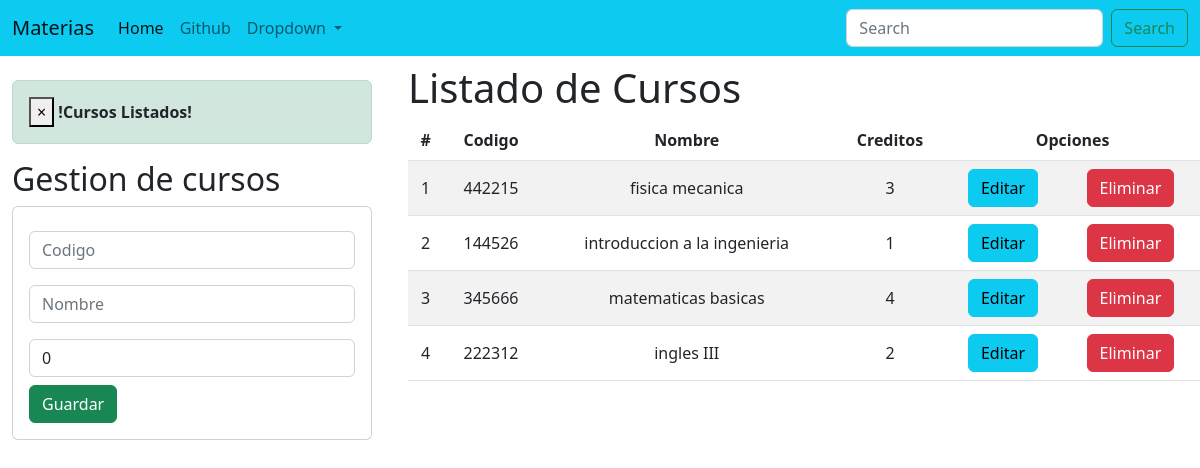
The page / on the database its author committed.
### aplicaciones/academico/models.py (models this page shows, shortened)
class Curso(models.Model):
    codigo = models.CharField(primary_key=True, max_length=6)
    nombre = models.CharField(max_length=50)
    creditos = models.PositiveIntegerField()

### aplicaciones/academico/views.py (the view)
# urls.py: 2. Add a URL to urlpatterns:  path('', views.home, name='home')
def home(request):
    cursos_listados = Curso.objects.all()
    messages.success(request, '!Cursos Listados!')
    return render(request, 'gestionCursos.html', {'cursos': cursos_listados})

### aplicaciones/academico/templates/gestionCursos.html (shortened to what this page needs)
{% extends "./base.html" %}
{% block body %}
<div class="row">
    <div class="col-sm-12 col-md-6 col-lg-4 col-xl-4 py-4 px-4">
        {% if messages %}
            {% for m in messages %}
                <div class="alert alert-dimissible alert-success">
                    <button type="button" class="close" data-dismiss="alert">&times;</button>
                    <strong class="text-dark">{{m}}</strong>
                </div>
            {% endfor %}
        {% endif %}
        <h2>Gestion de cursos</h2>
        <div class="card">
            <div class="card-body">
                <form action="/registrarCurso/" method="POST">{% csrf_token %}
                    <div class="form-group py-2">
                        <input type="text" id="txtCodigo" name="txtCodigo" class="form-control" placeholder="Codigo"
                        minlength="6" maxlength="6" required>
                    </div>
                    <div class="form-group py-2">
                        <input type="text" id="txtNombre" name="txtNombre" class="form-control" placeholder="Nombre"
                        maxlength="50" required>
                    </div>
                    <div class="form-group py-2">
                        <input type="text" id="numCreditos" name="numCreditos" class="form-control" placeholder="Creditos"
                        min="0" max="9" value="0" required>
                    </div>
                    <div class="form-group">
                        <button type="submit" class="btn btn-success btn-block text-white">Guardar</button>
                    </div>
                </form>
            </div>
        </div>
    </div>
    <div class="col-sm-12 col-md-6 col-lg-8 col-xl-8">
        <div class="table-response py-2">
            <table class="table table-striped">
                <thead>
                    <tr>
                        <th>#</th>
                        <th>Codigo</th>
                        <th>Nombre</th>
                        <th>Creditos</th>
                        <th colspan="2">Opciones</th>
                    </tr>
                </thead>
                <tbody>
                    <h1>Listado de Cursos</h1>
                    {% for c in cursos %}
                    <tr>
                        <td>{{forloop.counter}}</td>
                        <td>{{c.codigo}}</td>
                        <td>{{c.nombre}}</td>
                        <td>{{c.creditos}}</td>
                        <td><a href="editarCurso/{{c.codigo}}" class="btn btn-info">Editar</a></td>
                        <td><a href="eliminarCurso/{{c.codigo}}" class="btn btn-danger btnEliminacicon">Eliminar</a></td>
                    </tr>
                    {% endfor %}
                </tbody>
            </table>
        </div>
    </div>
</div>
{% endblock %}

### aplicaciones/academico/templates/base.html (shortened to what this page needs)
<!DOCTYPE html>
<html lang="es">
<head>
    {% load static %}
    <link href="https://cdn.jsdelivr.net/npm/bootstrap@5.2.3/dist/css/bootstrap.min.css" rel="stylesheet">
    <link rel="stylesheet" href="{% static 'css/gestionCursos.css' %}">
</head>
<body>
    <nav class="navbar navbar-expand-lg bg-info">
        <div class="container-fluid">
          <a class="navbar-brand" href="#">Materias</a>
          <div class="collapse navbar-collapse" id="navbarSupportedContent">
            <ul class="navbar-nav me-auto mb-2 mb-lg-0">
              <li class="nav-item">
                <a class="nav-link active" aria-current="page" href="#">Home</a>
              </li>
              <li class="nav-item">
                <a class="nav-link" href="https://github.com/juliancape">Github</a>
              </li>
              <li class="nav-item dropdown">
                <a class="nav-link dropdown-toggle" href="#" role="button" data-bs-toggle="dropdown" aria-expanded="false">
                  Dropdown
                </a>
              </li>
            </ul>
            <form class="d-flex" role="search">
              <input class="form-control me-2" type="search" placeholder="Search" aria-label="Search">
              <button class="btn btn-outline-success" type="submit">Search</button>
            </form>
          </div>
        </div>
      </nav>
      <div class="containerpy-4">
        {%  block body %}
        {% endblock %}
      </div>
</body>
</html>

### aplicaciones/academico/static/css/gestionCursos.css (style rules this page uses)
th, td { text-align: center; vertical-align: middle; }

### rows shown on the page
Curso: codigo "442215", nombre "fisica mecanica", creditos "3"
Curso: codigo "144526", nombre "introduccion a la ingenieria", creditos "1"
Curso: codigo "345666", nombre "matematicas basicas", creditos "4"
Curso: codigo "222312", nombre "ingles III", creditos "2"

### other values the page prints
{{ m }} "!Cursos Listados!"
